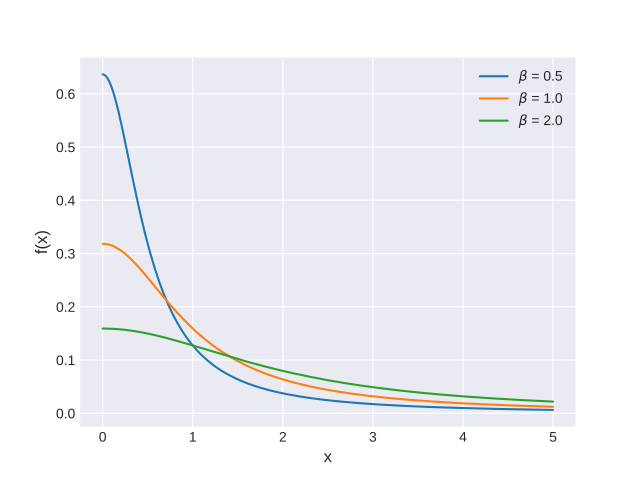

Here is the Python script that generated this plot:
import matplotlib.pyplot as plt
import numpy as np
import scipy.stats as st
plt.style.use('seaborn-darkgrid')
x = np.linspace(0, 5, 200)
for b in [0.5, 1.0, 2.0]:
    pdf = st.cauchy.pdf(x, scale=b)
    plt.plot(x, pdf, label=r'$\beta$ = {}'.format(b))
plt.xlabel('x', fontsize=12)
plt.ylabel('f(x)', fontsize=12)
plt.legend(loc=1)
plt.show()
